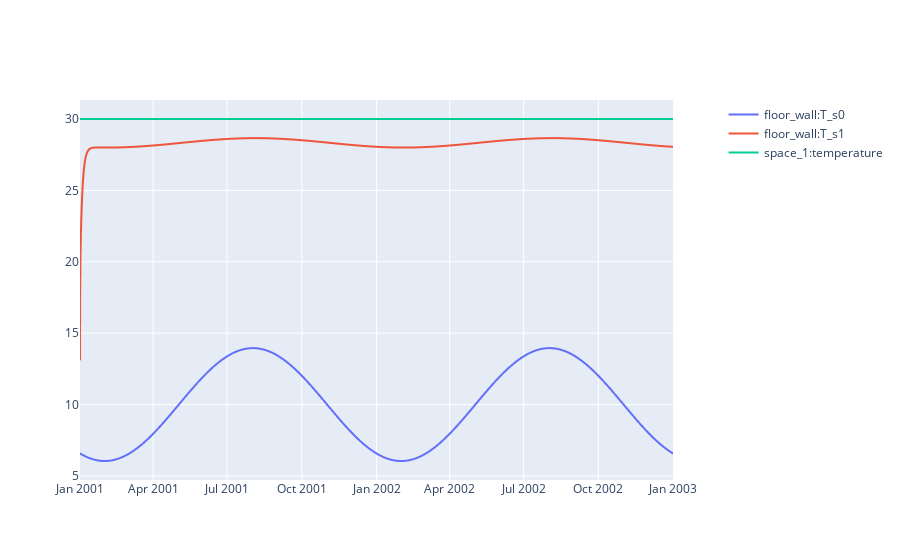

Notebook code cell kept with this figure:
### Code cell
suelo = pro.component("floor_wall")
t_suelo = suelo.variable("T_s0")  
t_dentro = suelo.variable("T_s1")
t_aire = pro.component("space_1").variable("temperature")
sim.plot(pro.dates(),[t_suelo, t_dentro, t_aire])

### Figure 1 — Plotly figure (JSON) as saved in the notebook; plotly's stock layout.template omitted (floating-point values rounded to 4 significant figures; data arrays with more than 128 entries replaced by an {"elided": "..."} marker saying what was removed)
{"data": [{"hovertemplate": "date=%{x}<br>floor_wall:T_s0=%{y}<extra></extra>", "legendgroup": "", "line": {"dash": "solid"}, "marker": {"symbol": "circle"}, "mode": "lines", "name": "floor_wall:T_s0", "showlegend": true, "type": "scattergl", "x": {"elided": "17520 str values"}, "xaxis": "x", "y": {"elided": "17520 float values"}, "yaxis": "y"}, {"hovertemplate": "date=%{x}<br>floor_wall:T_s1=%{y}<extra></extra>", "legendgroup": "", "line": {"dash": "solid"}, "marker": {"symbol": "circle"}, "mode": "lines", "name": "floor_wall:T_s1", "showlegend": true, "type": "scattergl", "x": {"elided": "17520 str values"}, "xaxis": "x", "y": {"elided": "17520 float values"}, "yaxis": "y"}, {"hovertemplate": "date=%{x}<br>space_1:temperature=%{y}<extra></extra>", "legendgroup": "", "line": {"dash": "solid"}, "marker": {"symbol": "circle"}, "mode": "lines", "name": "space_1:temperature", "showlegend": true, "type": "scattergl", "x": {"elided": "17520 str values"}, "xaxis": "x", "y": {"elided": "17520 float values"}, "yaxis": "y"}], "layout": {"xaxis": {"anchor": "y", "domain": [0, 0.94]}, "yaxis": {"anchor": "x", "domain": [0, 1]}, "yaxis2": {"anchor": "x", "overlaying": "y", "side": "right"}}}
